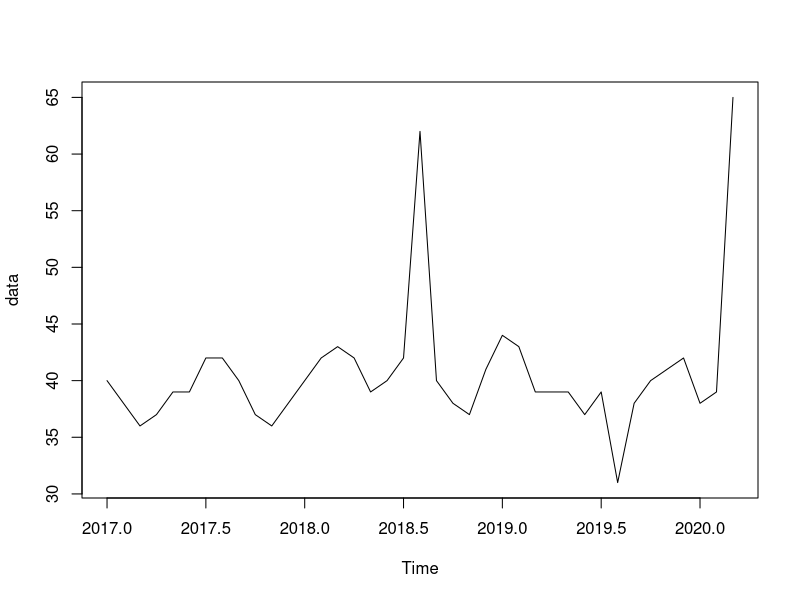
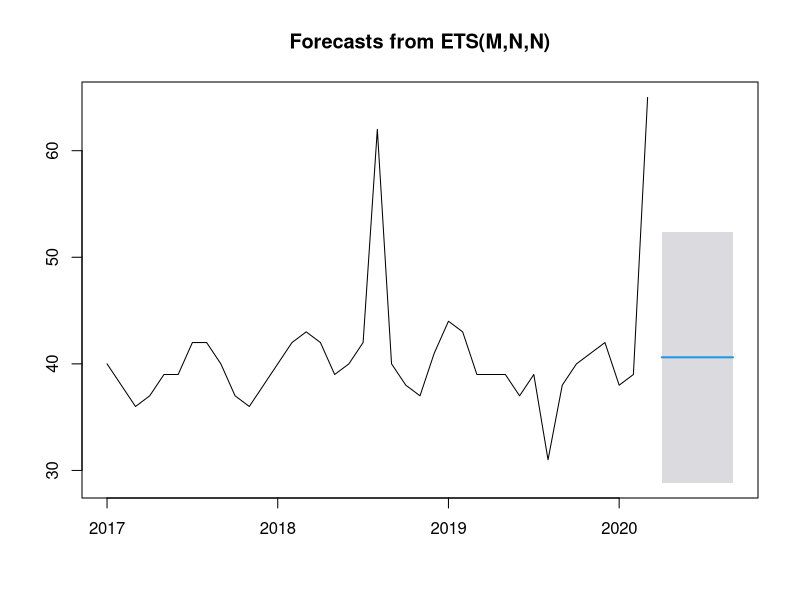

Write R code to recreate these figures, in order.
data<-c(40,38,36,37,39,39,42,42,40,37,36,38,40,42,43,42,39,40,42,62,40,38,37,41,44,43,39,39,39,37,39,31,38,40,41,42,38,39,65)
data = ts(data, start = c(2017,01), frequency = 12)
plot(data)

install.packages("forecast")
library("forecast")
abc=auto.arima(data)
summary(abc)
pred3 = forecast(abc,h=6)
summary(pred3)

fir=ets(data)
pred2 = forecast(fir,h=6,level=95)
plot(pred2)
summary(pred2)

